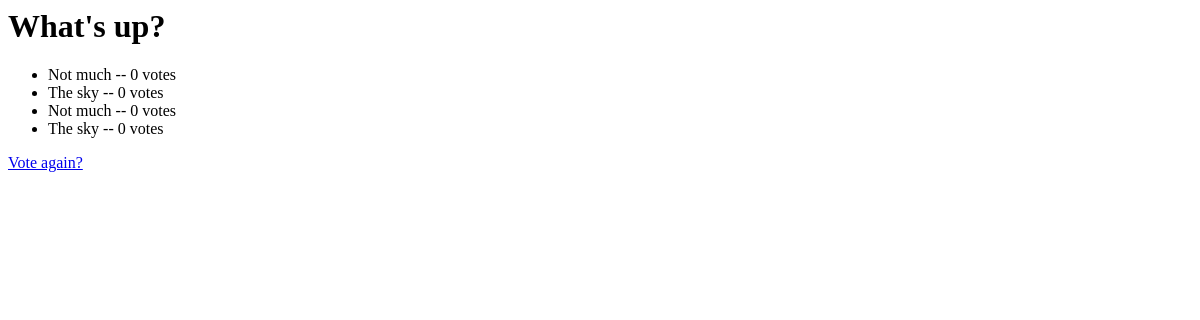
The app's page /polls/1/results/, older data.
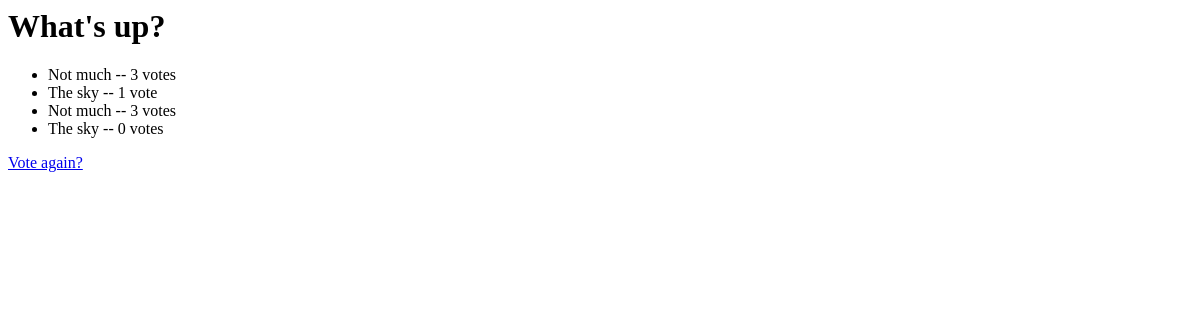
The same page, newer data.
### polls/models.py (models this page shows, shortened)
class Choice(models.Model):
    question = models.ForeignKey(Question, on_delete=models.CASCADE)
    choice_text = models.CharField(max_length=200)
    votes = models.IntegerField(default=0)

### polls/views.py (the view)
# urls.py: path('<int:pk>/results/', views.ResultsView.as_view(), name='results'),
class ResultsView(generic.DetailView):
    model = Question
    template_name = 'polls/results.html'
    def get_queryset(self):
        return Question.objects.filter(pub_date__lte=timezone.now())

### polls/templates/polls/results.html
<h1>{{ question.question_text }}</h1>
<ul>
{% for choice in question.choice_set.all %}
    <li>{{ choice.choice_text }} -- {{ choice.votes }} vote{{ choice.votes|pluralize }}</li>
{% endfor %}
</ul>
<a href="{% url 'polls:detail' question.id %}">Vote again?</a>

Row changes from the older to the newer data that the page shows:
changed Choice (number 1 of 4 on the later page): votes "0" → "3"
changed Choice (number 2 of 4 on the later page): votes "0" → "1"
changed Choice (number 3 of 4 on the later page): votes "0" → "3"
